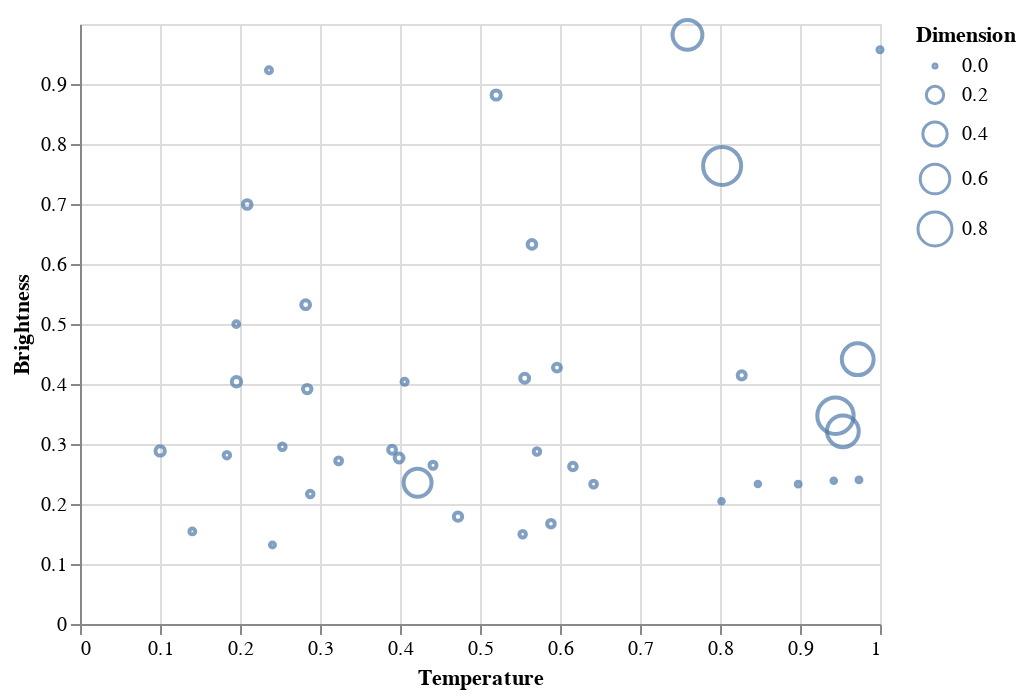

Notebook cell for this chart:
### Code cell
data = dataset[dataset['Spectral_Class'] == 'O']
data

alt.Chart(data).mark_point().encode( 
    
    x = alt.X('Temperature',
         scale = alt.Scale(domain = (min(dataset.Temperature), max(dataset.Temperature))),
         axis = alt.Axis(format='K', title='Temperature')
         ),
    
    y = alt.Y('L',
         scale = alt.Scale(domain = (min(dataset.L), max(dataset.L))),
         axis = alt.Axis(format='K', title='Brightness')
         ),
    
    size = alt.Size('R', legend = alt.Legend(title = 'Dimension'))
)

### Figure 1 — Vega-Lite specification as saved in the notebook (floating-point values rounded to 4 significant figures)
{"config": {"view": {"continuousWidth": 400, "continuousHeight": 300}}, "data": {"name": "data-4e461d51f3f0993136b02dc40f211a8d"}, "mark": "point", "encoding": {"size": {"type": "quantitative", "field": "R", "legend": {"title": "Dimension"}}, "x": {"type": "quantitative", "axis": {"format": "K", "title": "Temperature"}, "field": "Temperature", "scale": {"domain": [0.0, 1.0]}}, "y": {"type": "quantitative", "axis": {"format": "K", "title": "Brightness"}, "field": "L", "scale": {"domain": [0.0, 1.0]}}}, "$schema": "https://vega.github.io/schema/vega-lite/v4.8.1.json", "datasets": {"data-4e461d51f3f0993136b02dc40f211a8d": [{"Temperature": 0.9737, "L": 0.2402, "R": 0.005436, "A_M": 0.3599, "Color": "Blue", "Spectral_Class": "O", "Type": 3}, {"Temperature": 0.8977, "L": 0.2331, "R": 0.00523, "A_M": 0.3749, "Color": "Blue", "Spectral_Class": "O", "Type": 3}, {"Temperature": 1.0, "L": 0.9571, "R": 0.007181, "A_M": 0.2836, "Color": "Blue", "Spectral_Class": "O", "Type": 4}, {"Temperature": 0.5533, "L": 0.1495, "R": 0.01847, "A_M": 0.3071, "Color": "Blue", "Spectral_Class": "O", "Type": 4}, {"Temperature": 0.3989, "L": 0.2767, "R": 0.04259, "A_M": 0.2507, "Color": "Blue", "Spectral_Class": "O", "Type": 4}, {"Temperature": 0.2406, "L": 0.1319, "R": 0.006154, "A_M": 0.2996, "Color": "Blue", "Spectral_Class": "O", "Type": 4}, {"Temperature": 0.3233, "L": 0.272, "R": 0.02155, "A_M": 0.2891, "Color": "Blue", "Spectral_Class": "O", "Type": 4}, {"Temperature": 0.5962, "L": 0.4274, "R": 0.03233, "A_M": 0.3036, "Color": "Blue", "Spectral_Class": "O", "Type": 4}, {"Temperature": 0.2878, "L": 0.2166, "R": 0.01847, "A_M": 0.2782, "Color": "Blue", "Spectral_Class": "O", "Type": 4}, {"Temperature": 0.5887, "L": 0.1672, "R": 0.02925, "A_M": 0.2832, "Color": "Blue", "Spectral_Class": "O", "Type": 4}, {"Temperature": 0.8271, "L": 0.4144, "R": 0.03438, "A_M": 0.3056, "Color": "Blue", "Spectral_Class": "O", "Type": 4}, {"Temperature": 0.9422, "L": 0.2389, "R": 0.003516, "A_M": 0.3669, "Color": "Blue", "Spectral_Class": "O", "Type": 3}, {"Temperature": 0.6161, "L": 0.2625, "R": 0.02925, "A_M": 0.2991, "Color": "Blue", "Spectral_Class": "O", "Type": 4}, {"Temperature": 0.253, "L": 0.2955, "R": 0.01847, "A_M": 0.2829, "Color": "Blue", "Spectral_Class": "O", "Type": 4}, {"Temperature": 0.2821, "L": 0.5321, "R": 0.04259, "A_M": 0.3141, "Color": "Blue", "Spectral_Class": "O", "Type": 4}, {"Temperature": 0.1002, "L": 0.2884, "R": 0.04978, "A_M": 0.2637, "Color": "Blue", "Spectral_Class": "O", "Type": 4}, {"Temperature": 0.1836, "L": 0.2814, "R": 0.01796, "A_M": 0.2283, "Color": "Blue", "Spectral_Class": "O", "Type": 4}, {"Temperature": 0.1404, "L": 0.1542, "R": 0.01231, "A_M": 0.2343, "Color": "Blue", "Spectral_Class": "O", "Type": 4}, {"Temperature": 0.4725, "L": 0.1789, "R": 0.03746, "A_M": 0.3106, "Color": "Blue", "Spectral_Class": "O", "Type": 4}, {"Temperature": 0.642, "L": 0.2331, "R": 0.02001, "A_M": 0.3036, "Color": "Blue", "Spectral_Class": "O", "Type": 4}, {"Temperature": 0.4058, "L": 0.4037, "R": 0.01539, "A_M": 0.2906, "Color": "Blue", "Spectral_Class": "O", "Type": 4}, {"Temperature": 0.1953, "L": 0.4998, "R": 0.01231, "A_M": 0.2956, "Color": "Blue", "Spectral_Class": "O", "Type": 4}, {"Temperature": 0.422, "L": 0.2355, "R": 0.5363, "A_M": 0.1805, "Color": "Blue", "Spectral_Class": "O", "Type": 5}, {"Temperature": 0.8474, "L": 0.2333, "R": 0.003275, "A_M": 0.3664, "Color": "Blue", "Spectral_Class": "O", "Type": 3}, {"Temperature": 0.8019, "L": 0.2046, "R": 0.003197, "A_M": 0.3769, "Color": "Blue", "Spectral_Class": "O", "Type": 3}, {"Temperature": 0.5712, "L": 0.2876, "R": 0.01796, "A_M": 0.2817, "Color": "Blue", "Spectral_Class": "O", "Type": 4}, {"Temperature": 0.284, "L": 0.3915, "R": 0.039, "A_M": 0.2443, "Color": "Blue", "Spectral_Class": "O", "Type": 4}, {"Temperature": 0.1956, "L": 0.4037, "R": 0.05029, "A_M": 0.2463, "Color": "Blue", "Spectral_Class": "O", "Type": 4}, {"Temperature": 0.5649, "L": 0.6327, "R": 0.04157, "A_M": 0.2964, "Color": "Blue", "Spectral_Class": "O", "Type": 4}, {"Temperature": 0.3901, "L": 0.2905, "R": 0.03182, "A_M": 0.2777, "Color": "Blue", "Spectral_Class": "O", "Type": 4}, {"Temperature": 0.4413, "L": 0.2646, "R": 0.0236, "A_M": 0.2228, "Color": "Blue", "Spectral_Class": "O", "Type": 4}, {"Temperature": 0.209, "L": 0.6992, "R": 0.04105, "A_M": 0.2322, "Color": "Blue", "Spectral_Class": "O", "Type": 4}, {"Temperature": 0.2362, "L": 0.9229, "R": 0.01283, "A_M": 0.2839, "Color": "Blue", "Spectral_Class": "O", "Type": 4}, {"Temperature": 0.5558, "L": 0.4095, "R": 0.04413, "A_M": 0.2999, "Color": "Blue", "Spectral_Class": "O", "Type": 4}, {"Temperature": 0.5202, "L": 0.8816, "R": 0.04721, "A_M": 0.228, "Color": "Blue", "Spectral_Class": "O", "Type": 4}, {"Temperature": 0.9536, "L": 0.3212, "R": 0.6959, "A_M": 0.1311, "Color": "Blue", "Spectral_Class": "O", "Type": 5}, {"Temperature": 0.8027, "L": 0.7634, "R": 1.0, "A_M": 0.05384, "Color": "Blue", "Spectral_Class": "O", "Type": 5}, {"Temperature": 0.9721, "L": 0.4413, "R": 0.6959, "A_M": 0.0992, "Color": "Blue", "Spectral_Class": "O", "Type": 5}, {"Temperature": 0.7593, "L": 0.9819, "R": 0.6128, "A_M": 0.06431, "Color": "Blue", "Spectral_Class": "O", "Type": 5}, {"Temperature": 0.9444, "L": 0.3472, "R": 0.9151, "A_M": 0.2054, "Color": "Blue", "Spectral_Class": "O", "Type": 5}]}}
